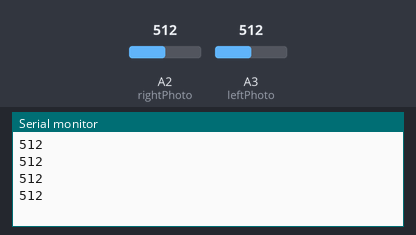
Simulated run of this sketch. Board: Arduino Uno, built with avr-gcc and run on an emulated ATmega328P. Parts: the last lines printed to the serial monitor. Inputs (shaded band) come from the test bench; at power-on: A2 (rightPhoto) = 512, A3 (leftPhoto) = 512.

Above: at 1.8 s.
1.9 s: A2 (rightPhoto) set to 716
At 2.8 s:
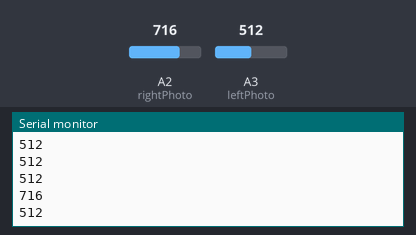
3.4 s: A3 (leftPhoto) set to 306
At 4.7 s:
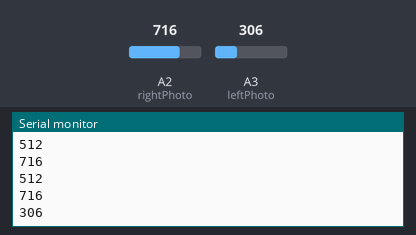
4.9 s: A2 (rightPhoto) set to 900
At 5.8 s:
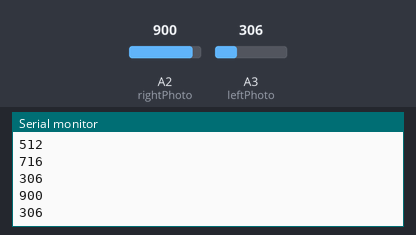
6.4 s: A3 (leftPhoto) set to 122
At 7.4 s:
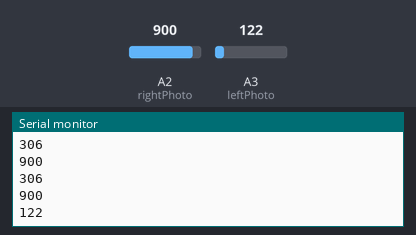
Timing chart, 0 to 8.9 s (numbered marks = the images above; inputs shaded):
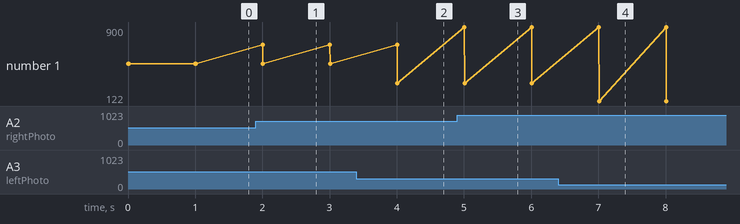

Measured:
- after the input at 1.9 s, the serial monitor: prints a new line after 0.10 s (image 1)
- after the input at 3.4 s, the serial monitor: prints a new line after 0.61 s (image 2)
- after the input at 4.9 s, the serial monitor: prints a new line after 0.11 s (image 3)
- after the input at 6.4 s, the serial monitor: prints a new line after 0.61 s (image 4)
- plotted number 1: 512 → 306 after the input at 3.4 s, 306 → 122 after the input at 6.4 s

The sketch:

photoresistor.ino
```cpp
int leftPhoto = 3;
int rightPhoto = 2;


void setup() {
  // put your setup code here, to run once:
  pinMode(leftPhoto, INPUT);
  pinMode(rightPhoto, INPUT);
  Serial.begin(9600);
}

void loop() {
  // put your main code here, to run repeatedly:
  Serial.println("");
  Serial.println(analogRead(rightPhoto));
  Serial.println(analogRead(leftPhoto));
  Serial.println("");

  delay(1000);
}
```
